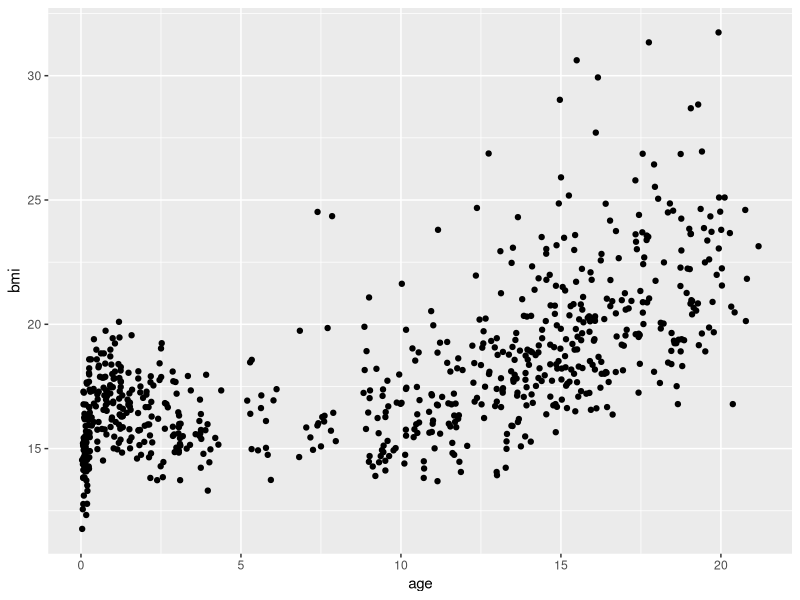

Reproduce this figure in R.
## ---- chunk 1
library(tidyverse)
library(magrittr)
library(knitr)
#library(kableExtra)
library(mice)   

inline <- function(x = "") paste0("`` `r ", x, "` ``")   #Verbatim for inline r code

# 
#knitr::opts_chunk$set(message = F, echo = F)
# 

#dt <- mtcars[1:5, 1:6]
# 
#options("kableExtra.html.bsTable" = T) #For kableExtra with ioslides

## ---- chunk 2
#Shows only figure - no warnings
ggplot(data = mice::boys, aes(age, bmi)) +
  geom_point()
## ---- chunk 3
boys %>%
  select(-gen, -phb, -tv) %>%
  slice_head(n=5)
## ---- chunk 4
boys %>%
  select(-gen, -phb, -tv, -hc) %>%
  arrange(age) %>%
  slice_head(n=5) %>%
  knitr::kable(format = "html",
               col.names = c("Age","Height","Weight","BMI", "Region"),
               align = "ccccc",
               caption = "The 5 youngest boys")
